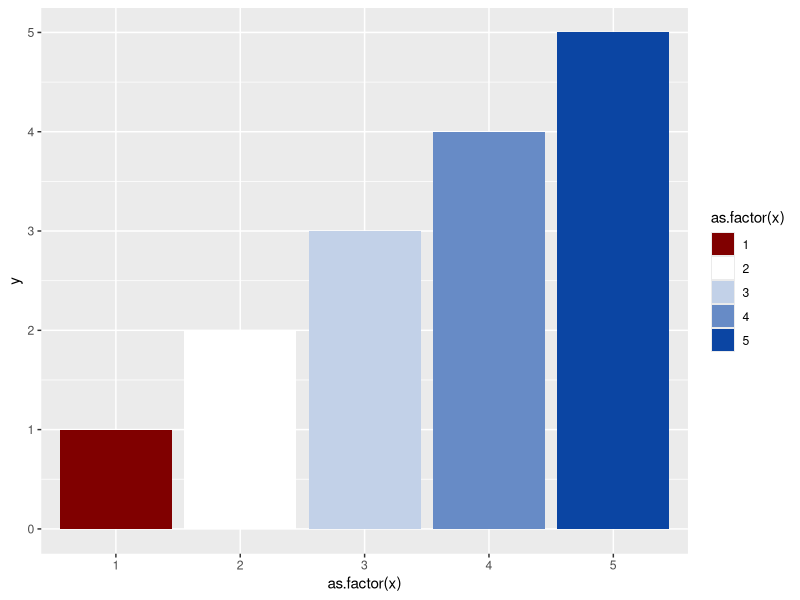
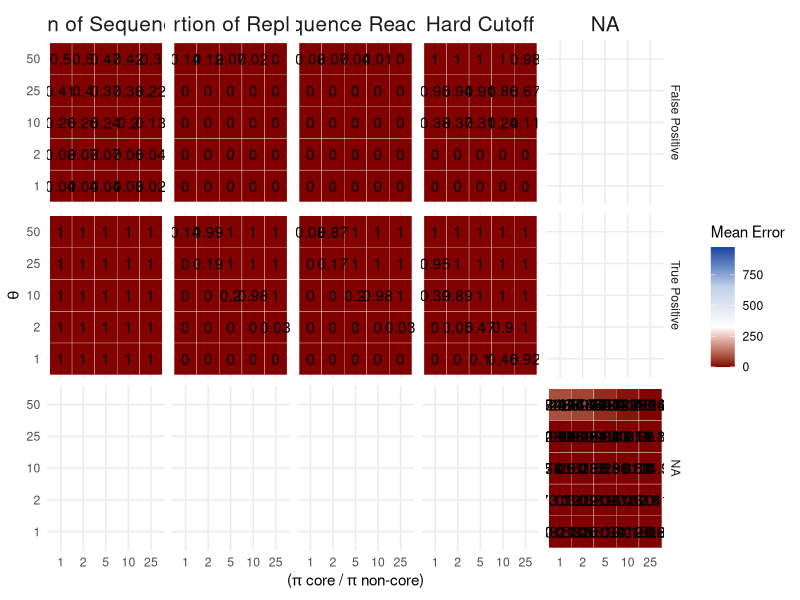

Reproduce these figures in R, in order. (Note: this script raises an error after producing the figures.)
## ---- chunk 1
library(MCMCpack)
library(tidyverse)
library(ggplot2)
library(RColorBrewer)
library(gridExtra)
## ---- chunk 2
# set the structure of our simlulated taxa table (not proritions of taxa, just rows by columns and expected core)
ntaxa<-1000
ncore<-25
nsites<-50
nreads<-2e06
nsims<-250
## ---- chunk 3
corenoncoreratio<-c(1,2,5,10,25)
p.core<-corenoncoreratio/(ntaxa - ncore + corenoncoreratio*ncore)
p.noncore<-( 1-(p.core*ncore) )/ (ntaxa - ncore)

theta<-c(1, 2, 10, 25, 50) #intensity parameter
## ---- chunk 4
## do a set of simulations across input parameter values and number of replicates ------
## set up the storage of input and output for the 25 simulation conditions
## quantify TP (true positives) and FP (false positives)
sim.df<-data.frame(expand.grid(corenoncoreratio=corenoncoreratio, theta=theta), 
           p.core=rep(p.core, length(theta)), 
           p.noncore=rep(p.noncore, length(theta)),

           meanerrorHardCutTP= numeric(length(p.core) * length(theta)),
           meanerrorPropReadTP = numeric(length(p.core) * length(theta)),
           meanerrorPropRepsTP = numeric(length(p.core) * length(theta)),
           meanerrorPropReadRepsTP = numeric(length(p.core) * length(theta)),
          meanerrorHardCutFP= numeric(length(p.core) * length(theta)),
           meanerrorPropReadFP = numeric(length(p.core) * length(theta)),
           meanerrorPropRepsFP = numeric(length(p.core) * length(theta)),
           meanerrorPropReadRepsFP = numeric(length(p.core) * length(theta)),
          meanerrorHardCutFP_num= numeric(length(p.core) * length(theta)),
           meanerrorPropReadFP_num = numeric(length(p.core) * length(theta)),
           meanerrorPropRepsFP_num = numeric(length(p.core) * length(theta)),
           meanerrorPropReadRepsFP_num = numeric(length(p.core) * length(theta)),
            meanerrorHardCutTP_num= numeric(length(p.core) * length(theta)),
           meanerrorPropReadTP_num = numeric(length(p.core) * length(theta)),
           meanerrorPropRepsTP_num = numeric(length(p.core) * length(theta)),
           meanerrorPropReadRepsTP_num = numeric(length(p.core) * length(theta))
           )
           #error2.5 = numeric(length(p.core) * length(theta)),
           #error97.5 = numeric(length(p.core) * length(theta)))

#sim.df
## ---- chunk 5
for(trt in 1:(nrow(sim.df))){
    
    # create empty vectors to store output for each method for every simulation
    tmp.err.HardCutTP <-  numeric(nsims)
    tmp.err.PropReadTP <- numeric(nsims)
    tmp.err.PropRepsTP <- numeric(nsims)
    tmp.err.PropReadRepsTP <- numeric(nsims)
    tmp.err.HardCutFP <-  numeric(nsims)
    tmp.err.PropReadFP <- numeric(nsims)
    tmp.err.PropRepsFP <- numeric(nsims)
    tmp.err.PropReadRepsFP <- numeric(nsims)
    tmp.err.HardCutTP_num <-  numeric(nsims)
    tmp.err.PropReadTP_num <- numeric(nsims)
    tmp.err.PropRepsTP_num <- numeric(nsims)
    tmp.err.PropReadRepsTP_num <- numeric(nsims)
    tmp.err.HardCutFP_num <-  numeric(nsims)
    tmp.err.PropReadFP_num <- numeric(nsims)
    tmp.err.PropRepsFP_num <- numeric(nsims)
    tmp.err.PropReadRepsFP_num <- numeric(nsims)
  for(i in 1:nsims){
    # create a single OTU table for all four methods to be compared against
    replicateSim <- round(rdirichlet(nsites, c(rep(sim.df$p.core[trt] * sim.df$theta[trt], ncore), 
                                               rep(sim.df$p.noncore[trt] * sim.df$theta[trt], ntaxa-ncore))) * nreads)
    
    # find true and false positives
    # true positives are those that meet in the criterion in the first 1:ncore taxa.  The remaining taxa are not part of the core, so any taxa meeting the criterion in that set are false positives
    
    # hard cut off method
    # tmp.err.HardCut[i] <-  sum(colSums((replicateSim >= 25)) >= 5) - ncore
    tmp.err.HardCutTP[i] <-  sum((colSums((replicateSim >= 25)) >= 5)[1:ncore])
    tmp.err.HardCutFP[i] <-  sum((colSums((replicateSim >= 25)) >= 5)[(ncore+1):ntaxa])

    # Prop reads
    #tmp.err.PropRead[i] <- sum(cumsum(sort(colSums(replicateSim)/sum(rowSums(replicateSim))))>=0.25)  - ncore
    tmp.err.PropReadTP[i] <- sum((cumsum(sort(colSums(replicateSim)/sum(rowSums(replicateSim)), decreasing = T))<= 0.75)[1:ncore])
    tmp.err.PropReadFP[i] <- sum((cumsum(sort(colSums(replicateSim)/sum(rowSums(replicateSim)), decreasing = T))<= 0.75)[(ncore+1):ntaxa])  
   
     # Prop Reps
    #tmp.err.PropReps[i] <- sum(colSums(replicateSim)>10*nrow(replicateSim))  - ncore
    #Sites in rows, otus in Columns
    tmp.err.PropRepsTP[i] <- sum((colSums(replicateSim>0) >= (0.5 * nsites))[1:ncore])  
    tmp.err.PropRepsFP[i] <- sum((colSums(replicateSim>0) >= (0.5 * nsites))[(ncore+1):ntaxa])   
    
    # Proportion of reps and reads
    #tmp.err.PropReadReps[i] <- sum((colSums(replicateSim>0) >= (0.5 * nsites)) & (colSums(replicateSim) >= sum(replicateSim) * 1/1000) )  - ncore
    tmp.err.PropReadRepsTP[i] <- sum(((colSums(replicateSim>0) >= (0.5 * nsites)) & (colSums(replicateSim) >= sum(replicateSim) * 1/1000) )[1:ncore]) 
    tmp.err.PropReadRepsFP[i] <- sum(((colSums(replicateSim>0) >= (0.5 * nsites)) & (colSums(replicateSim) >= sum(replicateSim) * 1/1000) )[(ncore+1):ntaxa]) 
  }
  
  # fill the dataframe from the chunk above with these values for later plotting
  sim.df$meanerrorHardCutTP[trt] <- mean(tmp.err.HardCutTP) / ncore
  sim.df$meanerrorPropReadTP[trt] <- mean(tmp.err.PropReadTP) / ncore
  sim.df$meanerrorPropRepsTP[trt] <- mean(tmp.err.PropRepsTP) / ncore
  sim.df$meanerrorPropReadRepsTP[trt] <- mean(tmp.err.PropReadRepsTP) / ncore
  
  sim.df$meanerrorHardCutFP[trt] <- mean(tmp.err.HardCutFP) / (ntaxa - ncore)
  sim.df$meanerrorPropReadFP[trt] <- mean(tmp.err.PropReadFP) / (ntaxa - ncore)
  sim.df$meanerrorPropRepsFP[trt] <- mean(tmp.err.PropRepsFP) / (ntaxa - ncore)
  sim.df$meanerrorPropReadRepsFP[trt] <- mean(tmp.err.PropReadRepsFP) / (ntaxa - ncore)
  
  sim.df$meanerrorHardCutTP_num[trt] <- mean(tmp.err.HardCutTP) 
sim.df$meanerrorPropReadTP_num[trt] <- mean(tmp.err.PropReadTP) 
  sim.df$meanerrorPropRepsTP_num[trt] <- mean(tmp.err.PropRepsTP) 
  sim.df$meanerrorPropReadRepsTP_num[trt] <- mean(tmp.err.PropReadRepsTP) 
  
  sim.df$meanerrorHardCutFP_num[trt] <- mean(tmp.err.HardCutFP) 
  sim.df$meanerrorPropReadFP_num[trt] <- mean(tmp.err.PropReadFP) 
  sim.df$meanerrorPropRepsFP_num[trt] <- mean(tmp.err.PropRepsFP) 
  sim.df$meanerrorPropReadRepsFP_num[trt] <- mean(tmp.err.PropReadRepsFP)
}
## ---- chunk 6
myPalette <- c("#800000", "#ffffff", "#C2D1E8", "#678BC6", "#0b45a3")
myPalette2 <- c("#ffffff", "#C2D1E8", "#678BC6", "#0b45a3")
myPalette3 <- c("#ffffff", "#C2D1E8")

df <- data.frame(x = c(1,2,3,4,5), y = c(1,2,3,4,5))

ggplot(df, aes(x = as.factor(x), y = y)) +
  geom_bar(stat = "identity", aes(fill = as.factor(x))) +
  scale_fill_manual(values = myPalette)
## ---- chunk 7
library(tidyverse)

sim.df$meanerrorHardCutTF_FP_num <- sim.df$meanerrorHardCutTP_num - sim.df$meanerrorHardCutFP_num
sim.df$meanerrorPropReadTF_FP_num <- sim.df$meanerrorPropReadTP_num - sim.df$meanerrorPropReadFP_num
sim.df$meanerrorPropRepsTF_FP_num <- sim.df$meanerrorPropRepsTP_num - sim.df$meanerrorPropRepsFP_num
sim.df$meanerrorPropReadRepsTF_FP_num <- sim.df$meanerrorPropReadRepsTP_num - sim.df$meanerrorPropReadRepsFP_num

#(sim.df$meanerrorHardCutTP_num - sim.df$meanerrorHardCutFP_num)
#(sim.df$meanerrorPropReadTP_num - sim.df$meanerrorPropReadFP_num)
#(sim.df$meanerrorPropRepsTP_num - sim.df$meanerrorPropRepsFP_num)
#(sim.df$meanerrorPropReadRepsTP_num - sim.df$meanerrorPropReadRepsFP_num)

#sim.df$meanerrorHardCutFP <- sim.df$meanerrorHardCutFP
#sim.df$meanerrorPropReadFP <- sim.df$meanerrorPropReadFP
#sim.df$meanerrorPropRepsFP <-  sim.df$meanerrorPropRepsFP
#sim.df$meanerrorPropReadRepsFP <-  sim.df$meanerrorPropReadRepsFP


#sim.df$meanerrorHardCutTP <- sim.df$meanerrorHardCutTP 
#sim.df$meanerrorPropReadTP <- sim.df$meanerrorPropReadTP 
#sim.df$meanerrorPropRepsTP <- sim.df$meanerrorPropRepsTP 
#sim.df$meanerrorPropReadRepsTP <- sim.df$meanerrorPropReadRepsTP
## ---- chunk 8
sim.df_all <- sim.df %>%
  # new column a name, new column b name, what do we want the values of
  # is 5:16 even correct?
  gather(method, mean, 5:16) %>%
  # clean up the first column names to not have their underscore suffixes
  # remove text after the _ and the two letters before it
  # then create a new column called error and use that value to fill it:
  
  # meanerrorPropRepsFP_num
  # becomes 
  # method              error
  # meanerrorPropReps   FP
  
  # that way we can facet by the method and error!
  separate(method, into = c('method', 'error'), sep = -2, convert = TRUE) 

sim.df_all$method <- as.factor(sim.df_all$method)
sim.df_all$error <- as.factor(sim.df_all$error)

sim.df_all <- sim.df_all %>%
  # I'm refactoring the levels to have pretty names but
  # if you run 
  # unique(sim.df_all$method)
  # there's 8 levels?? Shouldn't we only have 4??)
    mutate(method = factor(method, levels = c("meanerrorHardCut",
                                            "meanerrorPropRead",  
                                          "meanerrorPropReadReps",
                                          "meanerrorPropReps"), labels = c("Hard Cutoff", "Proportion of Sequence Reads", "Proportion of Sequence Reads and Replicates", "Proportion of Replicates")))

# I had the code so that we can split on the underscore, then create this error column for if the values are
# FP, TF, of TP but I don't think this works given the new names in the column?
sim.df_all <- sim.df_all %>%
    mutate(error = factor(error, levels = c("FP", "TF", "TP"), labels = c("False Positive", "TP-FP", "True Positive")))

# By factoring the methods we can plot them in the order we want rather than alphabetically
sim.df_all$method <- factor(sim.df_all$method, 
                            levels = c("Proportion of Sequence Reads", 
                                       "Proportion of Replicates", 
                                       "Proportion of Sequence Reads and Replicates", 
                                       "Hard Cutoff"))

ggplot(sim.df_all, aes(x = as.factor(corenoncoreratio), y = as.factor(theta))) +
  geom_tile(aes(fill = mean), colour = "white") +
  facet_grid(error~method) +
  theme(legend.text=element_text(size=2)) +
  theme_minimal() +
  scale_fill_gradientn(colours = myPalette, values = scales::rescale(c(-0.5, 0, .5, .75, 1))) +
  geom_text(aes(label = round(sim.df_all$mean, digits = 2))) +
   labs(x = expression(paste("(", pi, " core / ", pi, " non-core)")),
       y = expression(paste(theta)),
       fill = "Mean Error") +
  theme(strip.text.x = element_text(size = 15))
## ---- chunk 9
tp <- sim.df_all %>%
  filter(sim.df_all$error == "True Positive")

tp_plot <- ggplot(tp, aes(x = as.factor(corenoncoreratio), y = as.factor(theta))) +
  geom_tile(aes(fill = mean), colour = "white") +
  facet_grid(error~method) +
  theme(legend.text=element_text(size=2)) +
  theme_minimal() +
  scale_fill_gradientn(colours = myPalette2, values = scales::rescale(c(-1000, -500, -25,0, 100, 500, 1000))) +
  geom_text(aes(label = round(tp$mean, digits = 2))) +
   labs(x = expression(paste("(", pi, " core / ", pi, " non-core)")),
       y = expression(paste(theta)),
       fill = "Mean Error") +
  theme(strip.text.x = element_text(size = 15)) +
    theme(axis.title.x=element_blank(),
        axis.text.x=element_blank(),
        axis.ticks.x=element_blank()) +
    theme(text = element_text(size = 20))
## ---- chunk 10
fp <- sim.df_all %>%
  filter(sim.df_all$error == "False Positive")

fp_plot <- ggplot(fp, aes(x = as.factor(corenoncoreratio), y = as.factor(theta))) +
  geom_tile(aes(fill = mean), colour = "white") +
  facet_grid(error~method) +
  theme(legend.text=element_text(size=2)) +
  theme_minimal() +
    scale_fill_gradientn(colours = myPalette2, values = scales::rescale(c(1000, 500, 25,0, -100, -500, -1000))) +
  geom_text(aes(label = round(fp$mean, digits = 2))) +
   labs(x = expression(paste("(", pi, " core / ", pi, " non-core)")),
       y = expression(paste(theta)),
       fill = "Mean Error") +
  theme(strip.text.x = element_text(size = 0)) +
    theme(axis.title.x=element_blank(),
        axis.text.x=element_blank(),
        axis.ticks.x=element_blank()) +
    theme(text = element_text(size = 20))
## ---- chunk 11
tf <- sim.df_all %>%
  filter(sim.df_all$error == "TP-FP")

tf_plot <- ggplot(tf, aes(x = as.factor(corenoncoreratio), y = as.factor(theta))) +
  geom_tile(aes(fill = mean), colour = "white") +
  facet_grid(error~method) +
  theme(legend.text=element_text(size=2)) +
  theme_minimal() +
  scale_fill_gradientn(colours = myPalette, values = scales::rescale(c(-0.5, 0, .5, .75, 1))) +
  geom_text(aes(label = round(tf$mean, digits = 2))) +
   labs(x = expression(paste("(", pi, " core / ", pi, " non-core)")),
       y = expression(paste(theta)),
       fill = "Mean Error") +
  theme(strip.text.x = element_text(size = 0)) +
  theme(text = element_text(size = 20))
## ---- chunk 12

gridExtra::grid.arrange(tp_plot, fp_plot, tf_plot, nrow = 3)

g <- gridExtra::arrangeGrob(tp_plot, fp_plot, tf_plot, nrow=3) #generates g
ggsave(file="Fig2.pdf", g, width = 25, height = 15) #saves g
